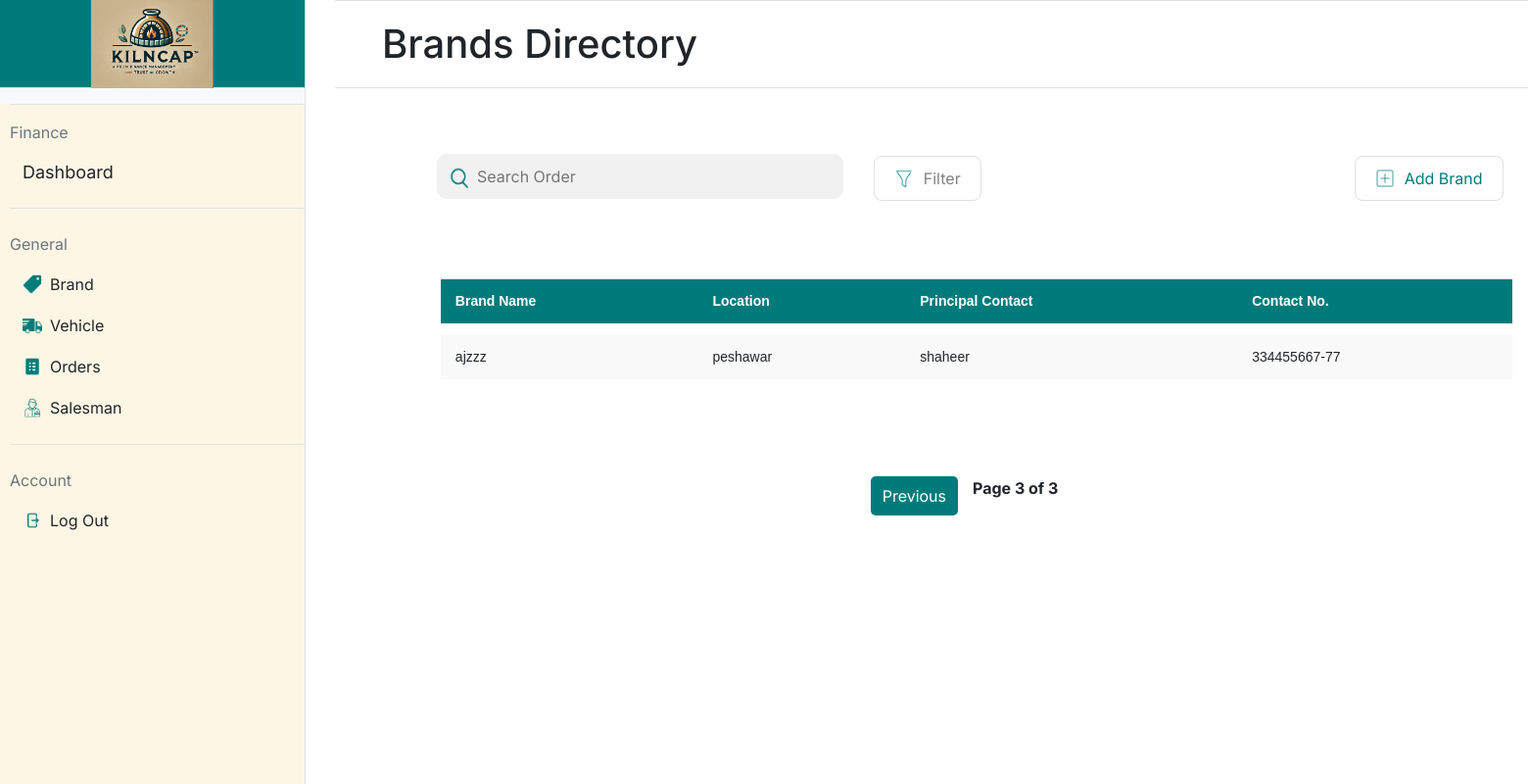
Page /brand?page=3 on the earlier database version.
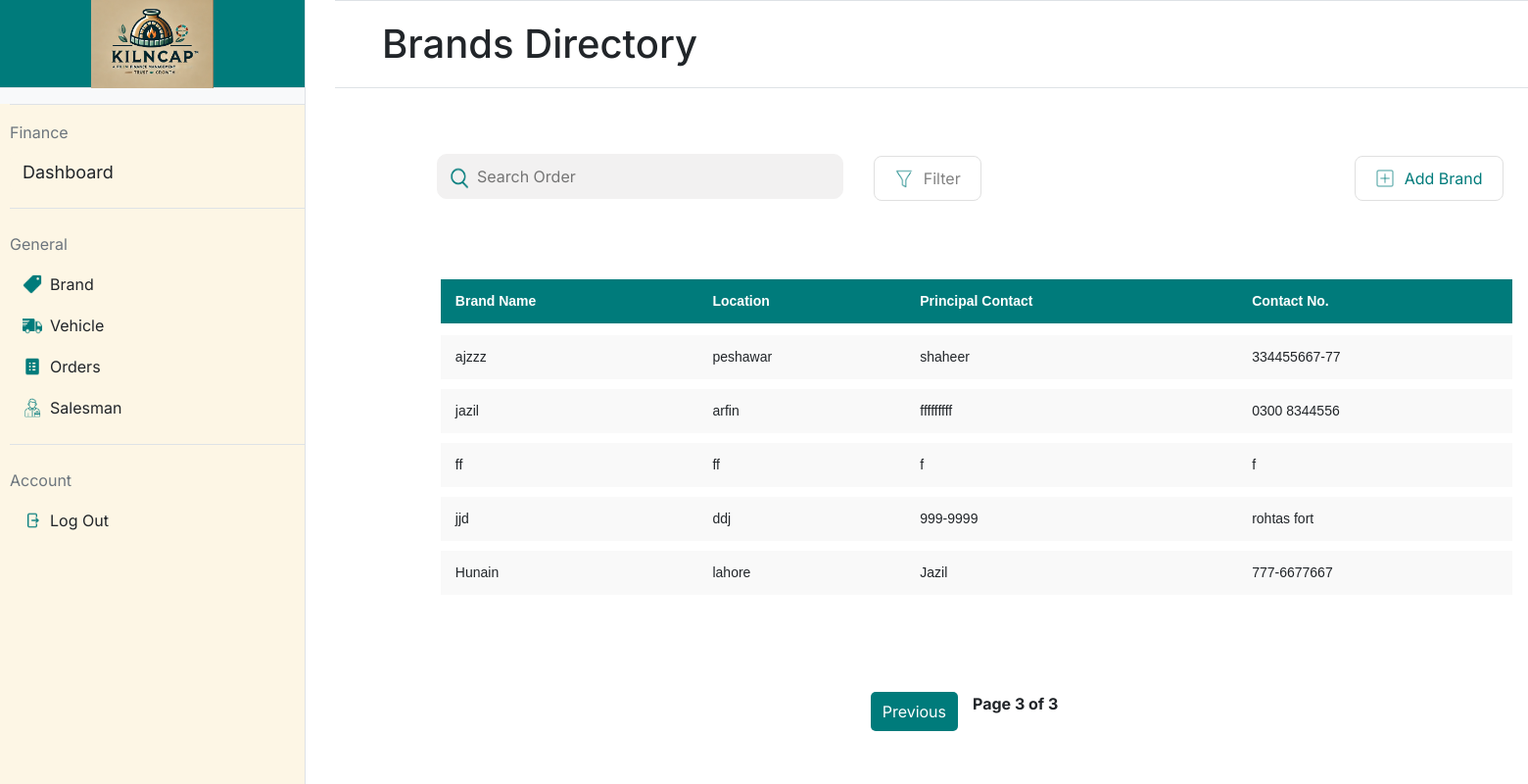
Same page on the later database version.
### app.py (models this page shows, shortened)
class Brand(db.Model):
    __tablename__ = 'brands'
    id = db.Column(db.Integer, primary_key=True, autoincrement=True)
    name = db.Column(db.String(30), nullable=False)
    location = db.Column(db.String(100), nullable=False)
    contact_no = db.Column(db.String(12), unique=True, nullable=False)
    principal_contact = db.Column(db.String(12), nullable=False)
    brick_types = db.relationship('BrickType', backref='brand', cascade="all, delete-orphan")

### app.py (the view)
@app.route('/brand', methods=['GET'])
def brand():
    page = request.args.get('page', 1, type=int)  # Get the current page number from the URL query parameter
    per_page = 5  # Number of brands to display per page
    brands_paginated = Brand.query.paginate(page=page, per_page=per_page)  # Query the brands with pagination
    return render_template('brand.html', brands=brands_paginated.items, pagination=brands_paginated)

### templates/brand.html (shortened to what this page needs)
{% extends "base.html" %}
{% block title %}
<link rel="stylesheet" href="static/brand.css">
{% endblock %}
{% block mainheading %}
Brands Directory
{% endblock %}
{% block maincontent %}
<div>
    <table style="padding-left: 5.5%;">
        <form action="{{ url_for('brand_list_buttons') }}" method="post">
            <td style="width:40%; padding-left: 85px;">
                    <div style="position: relative; width: 100%;">
                        <img src="/static/icons/search-icon.png"
                             alt="Search Icon"
                             style="position: absolute; left: 7px; top: 60%; transform: translateY(-50%); width: 30px; height: 30px;">
                        <input type="text"
                               placeholder="Search Order"
                               style="width: 100%; padding-left: 40px;">
                    </div>
                </td>
            <td style="width:10%;padding-left: 30px;padding-top:15px">
                <button class="styled-button" name="button"
                    value="filter_brand">
                    <img src="/static/icons/filter-icon.png" alt="Icon"
                        class="button-icon">
                    Filter
                </button>
            </td>
            <td style="padding-left: 380px;padding-top:15px">
                <button class="styled-button" name="button" value="add_brand">
                    <img src="/static/icons/add-icon.png" alt="Icon"
                        class="button-icon">
                    <div style="color:#007B7B">Add Brand</div>
                </button>
            </td>
        </form>
    </table>
    <div style="padding: 5.5%;">
        <table class="styled-table"
            style="padding-left: 20px; width: 100%; border-collapse: separate; border-spacing: 0 10px;">
            <thead>
                <tr>
                    <th>Brand Name</th>
                    <th>Location</th>
                    <th>Principal Contact</th>
                    <th>Contact No.</th>
                </tr>
            </thead>
            <tbody>
                {% for brand in brands %}
                <tr
                    data-url="{{ url_for('brand_details', brand_id=brand.id) }}"
                    onclick="redirectToDetails(this)" style="cursor: pointer;">
                    <td>{{ brand.name }}</td>
                    <td>{{ brand.location }}</td>
                    <td>{{ brand.principal_contact }}</td>
                    <td>{{ brand.contact_no }}</td>
                </tr>
                {% endfor %}
            </tbody>
        </table>
    </div>
    <div class="pagination">
        {% if pagination.has_prev %}
        <a href="{{ url_for('brand', page=pagination.prev_num) }}">Previous</a>
        {% endif %}
        <span>Page {{ pagination.page }} of {{ pagination.pages }}</span>
    </div>
</div>
{% endblock %}

### templates/base.html (shortened to what this page needs)
<!DOCTYPE html>
<html lang="en">
<head>
    <link href="https://cdn.jsdelivr.net/npm/bootstrap@5.3.2/dist/css/bootstrap.min.css" rel="stylesheet">
    <link rel="stylesheet" href="{{ url_for('static', filename='styles.css') }}">
    {% block title %}{% endblock %}
</head>
<body class="pt-5">
    <div class="d-flex">
        <div class="sidebar bg-light border-end" style="width: 20%; min-height: 100vh;">
            <div id="logo_portion" class="text-center py-3 border-bottom">
                <img src="{{ url_for('static', filename='images/logo.png') }}" alt="Logo" style="height: 90px;">
            </div>
            <div id="sidebar_buttons" class="mt-3">
                <form action="{{ url_for('sidebar_buttons') }}" method="post">
                    <div class="mb-4 border-top border-bottom py-3">
                        <div class="text-secondary mb-2">Finance</div>
                        <button type="submit" id="dashboard" name="button" value="dashboard" class="btn btn-link w-100 text-start text-dark sidebar-btn">Dashboard</button>
                    </div>
                    <div class="mb-4 border-bottom pb-3">
                        <div class="text-secondary mb-2">General</div>
                        <button type="submit" name="button" value="brand" class="btn btn-link w-100 text-start text-dark d-flex align-items-center py-2 sidebar-btn">
                            <img src="{{ url_for('static', filename='icons/brand_icon.png') }}" alt="Brand Icon" class="me-2" style="height: 20px;">
                            Brand
                        </button>
                        <button type="submit" name="button" value="vehicle" class="btn btn-link w-100 text-start text-dark d-flex align-items-center py-2 sidebar-btn">
                            <img src="{{ url_for('static', filename='icons/truck-icon.png') }}" alt="Truck Icon" class="me-2" style="height: 20px;">
                            Vehicle
                        </button>
                        <button type="submit" name="button" value="orders" class="btn btn-link w-100 text-start text-dark d-flex align-items-center py-2 sidebar-btn">
                            <img src="{{ url_for('static', filename='icons/order-icon.png') }}" alt="Order Icon" class="me-2" style="height: 20px;">
                            Orders
                        </button>
                        <button type="submit" name="button" value="salesman" class="btn btn-link w-100 text-start text-dark d-flex align-items-center py-2 sidebar-btn">
                            <img src="{{ url_for('static', filename='icons/salesman-icon.png') }}" alt="Salesman Icon" class="me-2" style="height: 20px;">
                            Salesman
                        </button>
                    </div>
                    <div>
                        <div class="text-secondary mb-2">Account</div>
                        <button type="submit" name="button" value="logout" class="btn btn-link w-100 text-start text-dark d-flex align-items-center py-2 sidebar-btn">
                            <img src="{{ url_for('static', filename='icons/logout-icon.png') }}" alt="Logout Icon" class="me-2" style="height: 20px;">
                            Log Out
                        </button>
                    </div>
                </form>
            </div>
        </div>
        <div class="restdashboard flex-grow-1" style="width: 1300px;">
            <div id="mainheading" class="position-fixed w-100 top-0 z-2 d-flex align-items-center border-top border-bottom bg-white px-5 py-2" style="height: 90px; transform: translateX(5px);">
                <h1 class="mb-0">
                    {% block mainheading %}{% endblock %}
                </h1>
            </div>
            <div class="mt-5 pt-5 px-4">
                {% block maincontent %}{% endblock %}
            </div>
        </div>
    </div>
</body>
</html>

### static/styles.css (style rules this page uses)
body { font-family:'Inter'; margin: 0; height: 100vh; display: flex; }
.sidebar { position: fixed; top: 0; left: 0; z-index: 2; width: 20%; border:none; height: 100%; }
.sidebar-btn { text-decoration: none !important; }
#sidebar_buttons { height:100%; background-color: #FDF6E5; padding-left: 10px; }
#logo_portion { height: 90px; display: flex; justify-content: center; align-items: center; background-color:#007B7B; }
#dashboard { display: flex; width: 100%; max-width: 1200px; background-color: #FDF6E5; border-radius: 8px; overflow: hidden; font-size: 18px; }
.restdashboard { width: 80%; background-color: #FFFFFF; margin-left: 337px; }
input[type="text"], input[type="password"] { width: 100%; padding: 10px; margin-top: 10px; background-color:#F2F1F1 ; border: 1px solid #F2F1F1; border-radius: 10px; }

### static/brand.css (style rules this page uses)
body { font-family: "Inter"; margin: 0; height: 100vh; display: flex; }
.styled-button { display: flex; align-items: center; padding: 10px 20px; font-size: 16px; background-color: #ffffff; color: #828282; border: 1px #e0e0e0 solid; border-radius: 8px; cursor: pointer; outline: none; }
.button-icon { height: 20px; margin-right: 10px; }
.styled-table { width: 500px; border-collapse: separate; border-spacing: 0 10px; font-family: Arial, sans-serif; font-size: 14px; }
.styled-table thead tr { background-color: #007b7b; color: white; text-align: left; height: 40px; }
.styled-table th, .styled-table td { padding: 12px 15px; }
.styled-table tbody tr { background-color: #f9f9f9; border-bottom: 1px solid #dddddd; }
.styled-table tbody tr:last-of-type { border-bottom: none; }
.styled-table th { border-bottom: 2px solid white; font-weight: bold; }
.pagination { display: flex; justify-content: center; margin: 20px 0; }
.pagination a { margin: 0 5px; padding: 8px 12px; text-decoration: none; color: white; background-color: #007b7b; border-radius: 5px; }
.pagination span { margin: 0 10px; font-weight: bold; }

Differences in the rows shown:
added Brand: name "jazil", location "arfin", principal_contact "fffffffff", contact_no "0300 8344556"
added Brand: name "ff", location "ff", principal_contact "f", contact_no "f"
added Brand: name "jjd", location "ddj", principal_contact "999-9999", contact_no "rohtas fort"
added Brand: name "Hunain", location "lahore", principal_contact "Jazil", contact_no "777-6677667"
